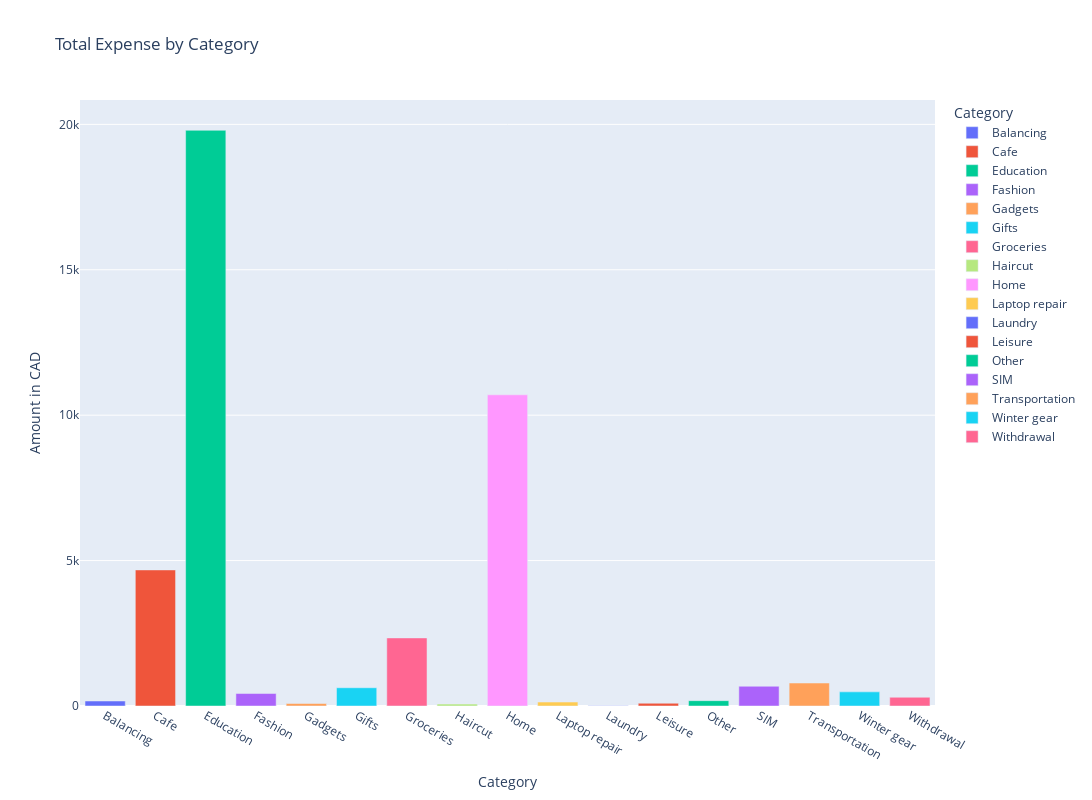

The notebook cell saved with this chart:
### Code cell
# grouped by category for expense
df_expense_grouped = df_expense.groupby('Category', as_index=False)['Amount in default currency'].sum()

# plotting expenses by category
fig = px.bar(df_expense_grouped, 
             x='Category', 
             y='Amount in default currency', 
             color='Category', 
             title='Total Expense by Category',
             labels={'Category': 'Category', 'Amount in default currency': 'Amount in CAD'},
             width=1200,
             height=800,
            )

fig.show()

### Figure 1 — Plotly figure (JSON) as saved in the notebook; plotly's stock layout.template omitted (floating-point values rounded to 4 significant figures)
{"data": [{"alignmentgroup": "True", "hovertemplate": "Category=%{x}<br>Amount in CAD=%{y}<extra></extra>", "legendgroup": "Balancing", "marker": {"color": "#636efa", "pattern": {"shape": ""}}, "name": "Balancing", "offsetgroup": "Balancing", "orientation": "v", "showlegend": true, "textposition": "auto", "type": "bar", "x": ["Balancing"], "xaxis": "x", "y": [171.9], "yaxis": "y"}, {"alignmentgroup": "True", "hovertemplate": "Category=%{x}<br>Amount in CAD=%{y}<extra></extra>", "legendgroup": "Cafe", "marker": {"color": "#EF553B", "pattern": {"shape": ""}}, "name": "Cafe", "offsetgroup": "Cafe", "orientation": "v", "showlegend": true, "textposition": "auto", "type": "bar", "x": ["Cafe"], "xaxis": "x", "y": [4679.0], "yaxis": "y"}, {"alignmentgroup": "True", "hovertemplate": "Category=%{x}<br>Amount in CAD=%{y}<extra></extra>", "legendgroup": "Education", "marker": {"color": "#00cc96", "pattern": {"shape": ""}}, "name": "Education", "offsetgroup": "Education", "orientation": "v", "showlegend": true, "textposition": "auto", "type": "bar", "x": ["Education"], "xaxis": "x", "y": [19800.0], "yaxis": "y"}, {"alignmentgroup": "True", "hovertemplate": "Category=%{x}<br>Amount in CAD=%{y}<extra></extra>", "legendgroup": "Fashion", "marker": {"color": "#ab63fa", "pattern": {"shape": ""}}, "name": "Fashion", "offsetgroup": "Fashion", "orientation": "v", "showlegend": true, "textposition": "auto", "type": "bar", "x": ["Fashion"], "xaxis": "x", "y": [428.8], "yaxis": "y"}, {"alignmentgroup": "True", "hovertemplate": "Category=%{x}<br>Amount in CAD=%{y}<extra></extra>", "legendgroup": "Gadgets", "marker": {"color": "#FFA15A", "pattern": {"shape": ""}}, "name": "Gadgets", "offsetgroup": "Gadgets", "orientation": "v", "showlegend": true, "textposition": "auto", "type": "bar", "x": ["Gadgets"], "xaxis": "x", "y": [85.71], "yaxis": "y"}, {"alignmentgroup": "True", "hovertemplate": "Category=%{x}<br>Amount in CAD=%{y}<extra></extra>", "legendgroup": "Gifts", "marker": {"color": "#19d3f3", "pattern": {"shape": ""}}, "name": "Gifts", "offsetgroup": "Gifts", "orientation": "v", "showlegend": true, "textposition": "auto", "type": "bar", "x": ["Gifts"], "xaxis": "x", "y": [627.7], "yaxis": "y"}, {"alignmentgroup": "True", "hovertemplate": "Category=%{x}<br>Amount in CAD=%{y}<extra></extra>", "legendgroup": "Groceries", "marker": {"color": "#FF6692", "pattern": {"shape": ""}}, "name": "Groceries", "offsetgroup": "Groceries", "orientation": "v", "showlegend": true, "textposition": "auto", "type": "bar", "x": ["Groceries"], "xaxis": "x", "y": [2341.0], "yaxis": "y"}, {"alignmentgroup": "True", "hovertemplate": "Category=%{x}<br>Amount in CAD=%{y}<extra></extra>", "legendgroup": "Haircut", "marker": {"color": "#B6E880", "pattern": {"shape": ""}}, "name": "Haircut", "offsetgroup": "Haircut", "orientation": "v", "showlegend": true, "textposition": "auto", "type": "bar", "x": ["Haircut"], "xaxis": "x", "y": [65.55], "yaxis": "y"}, {"alignmentgroup": "True", "hovertemplate": "Category=%{x}<br>Amount in CAD=%{y}<extra></extra>", "legendgroup": "Home", "marker": {"color": "#FF97FF", "pattern": {"shape": ""}}, "name": "Home", "offsetgroup": "Home", "orientation": "v", "showlegend": true, "textposition": "auto", "type": "bar", "x": ["Home"], "xaxis": "x", "y": [10700], "yaxis": "y"}, {"alignmentgroup": "True", "hovertemplate": "Category=%{x}<br>Amount in CAD=%{y}<extra></extra>", "legendgroup": "Laptop repair", "marker": {"color": "#FECB52", "pattern": {"shape": ""}}, "name": "Laptop repair", "offsetgroup": "Laptop repair", "orientation": "v", "showlegend": true, "textposition": "auto", "type": "bar", "x": ["Laptop repair"], "xaxis": "x", "y": [135.6], "yaxis": "y"}, {"alignmentgroup": "True", "hovertemplate": "Category=%{x}<br>Amount in CAD=%{y}<extra></extra>", "legendgroup": "Laundry", "marker": {"color": "#636efa", "pattern": {"shape": ""}}, "name": "Laundry", "offsetgroup": "Laundry", "orientation": "v", "showlegend": true, "textposition": "auto", "type": "bar", "x": ["Laundry"], "xaxis": "x", "y": [10], "yaxis": "y"}, {"alignmentgroup": "True", "hovertemplate": "Category=%{x}<br>Amount in CAD=%{y}<extra></extra>", "legendgroup": "Leisure", "marker": {"color": "#EF553B", "pattern": {"shape": ""}}, "name": "Leisure", "offsetgroup": "Leisure", "orientation": "v", "showlegend": true, "textposition": "auto", "type": "bar", "x": ["Leisure"], "xaxis": "x", "y": [94.42], "yaxis": "y"}, {"alignmentgroup": "True", "hovertemplate": "Category=%{x}<br>Amount in CAD=%{y}<extra></extra>", "legendgroup": "Other", "marker": {"color": "#00cc96", "pattern": {"shape": ""}}, "name": "Other", "offsetgroup": "Other", "orientation": "v", "showlegend": true, "textposition": "auto", "type": "bar", "x": ["Other"], "xaxis": "x", "y": [183.5], "yaxis": "y"}, {"alignmentgroup": "True", "hovertemplate": "Category=%{x}<br>Amount in CAD=%{y}<extra></extra>", "legendgroup": "SIM", "marker": {"color": "#ab63fa", "pattern": {"shape": ""}}, "name": "SIM", "offsetgroup": "SIM", "orientation": "v", "showlegend": true, "textposition": "auto", "type": "bar", "x": ["SIM"], "xaxis": "x", "y": [678.7], "yaxis": "y"}, {"alignmentgroup": "True", "hovertemplate": "Category=%{x}<br>Amount in CAD=%{y}<extra></extra>", "legendgroup": "Transportation", "marker": {"color": "#FFA15A", "pattern": {"shape": ""}}, "name": "Transportation", "offsetgroup": "Transportation", "orientation": "v", "showlegend": true, "textposition": "auto", "type": "bar", "x": ["Transportation"], "xaxis": "x", "y": [789.7], "yaxis": "y"}, {"alignmentgroup": "True", "hovertemplate": "Category=%{x}<br>Amount in CAD=%{y}<extra></extra>", "legendgroup": "Winter gear", "marker": {"color": "#19d3f3", "pattern": {"shape": ""}}, "name": "Winter gear", "offsetgroup": "Winter gear", "orientation": "v", "showlegend": true, "textposition": "auto", "type": "bar", "x": ["Winter gear"], "xaxis": "x", "y": [486], "yaxis": "y"}, {"alignmentgroup": "True", "hovertemplate": "Category=%{x}<br>Amount in CAD=%{y}<extra></extra>", "legendgroup": "Withdrawal", "marker": {"color": "#FF6692", "pattern": {"shape": ""}}, "name": "Withdrawal", "offsetgroup": "Withdrawal", "orientation": "v", "showlegend": true, "textposition": "auto", "type": "bar", "x": ["Withdrawal"], "xaxis": "x", "y": [300], "yaxis": "y"}], "layout": {"barmode": "relative", "height": 800, "legend": {"title": {"text": "Category"}, "tracegroupgap": 0}, "title": {"text": "Total Expense by Category"}, "width": 1200, "xaxis": {"anchor": "y", "categoryarray": ["Balancing", "Cafe", "Education", "Fashion", "Gadgets", "Gifts", "Groceries", "Haircut", "Home", "Laptop repair", "Laundry", "Leisure", "Other", "SIM", "Transportation", "Winter gear", "Withdrawal"], "categoryorder": "array", "domain": [0, 1], "title": {"text": "Category"}}, "yaxis": {"anchor": "x", "domain": [0, 1], "title": {"text": "Amount in CAD"}}}}
